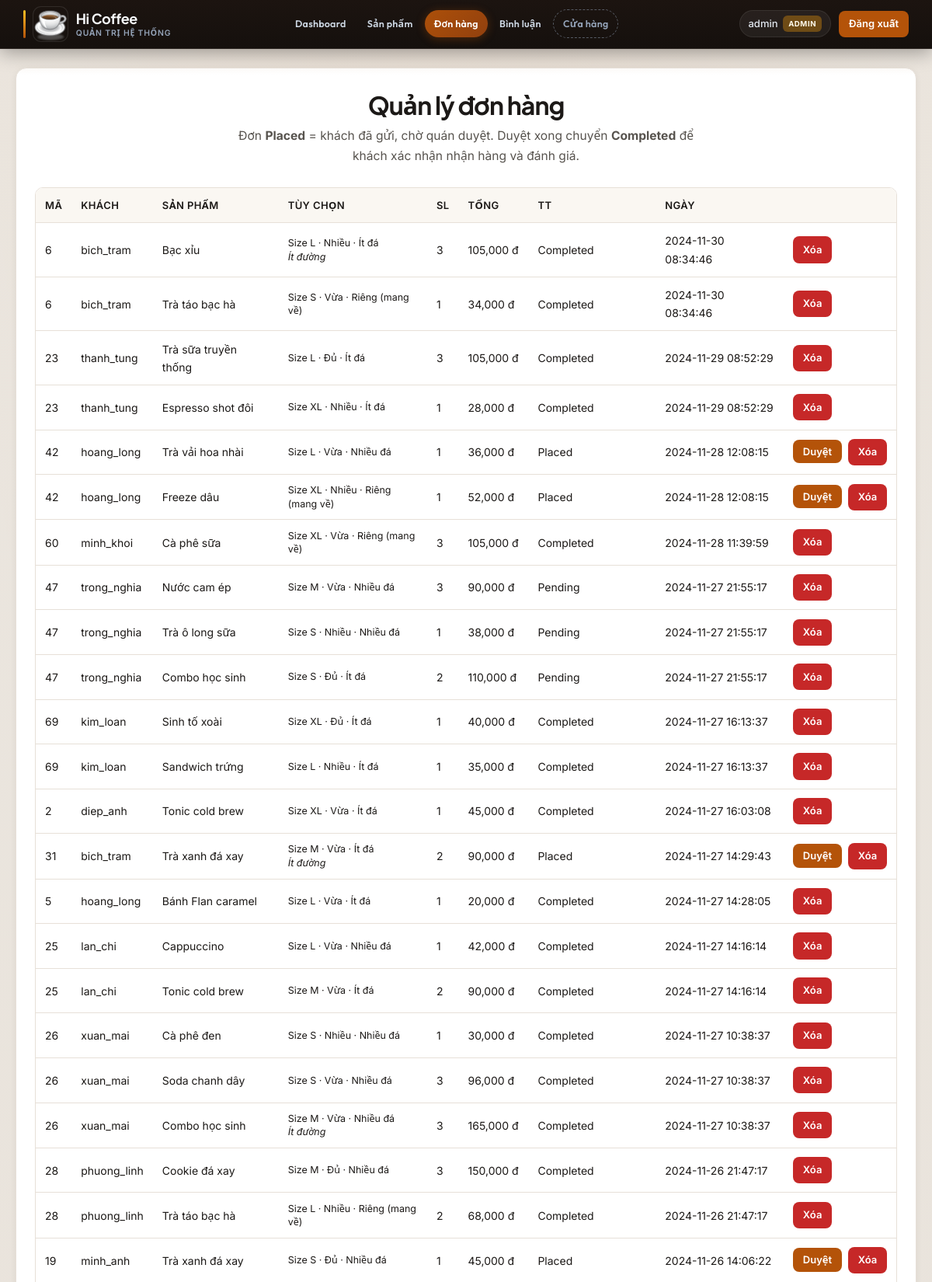
Page /admin/admin_orders.php (signed in, upper part) on the committed database.
### tables this page shows
CREATE TABLE `orders` (
  `id` int(11) NOT NULL AUTO_INCREMENT,
  `user_id` int(11) NOT NULL,
  `status` enum('Pending','Placed','Completed','Cancelled') NOT NULL DEFAULT 'Pending',
  `cancel_reason` text DEFAULT NULL,
  `created_at` timestamp NOT NULL DEFAULT current_timestamp(),
  `total_price` decimal(10,2) NOT NULL DEFAULT 0.00,
  PRIMARY KEY (`id`),
  KEY `idx_orders_user` (`user_id`),
  KEY `idx_orders_created` (`created_at`),
  CONSTRAINT `orders_ibfk_1` FOREIGN KEY (`user_id`) REFERENCES `users` (`id`) ON DELETE CASCADE
);

CREATE TABLE `users` (
  `id` int(11) NOT NULL AUTO_INCREMENT,
  `username` varchar(50) NOT NULL,
  `password` varchar(255) NOT NULL,
  `is_admin` tinyint(1) NOT NULL DEFAULT 0,
  `created_at` timestamp NOT NULL DEFAULT current_timestamp(),
  PRIMARY KEY (`id`),
  UNIQUE KEY `username` (`username`)
);

CREATE TABLE `products` (
  `id` int(11) NOT NULL AUTO_INCREMENT,
  `name` varchar(100) NOT NULL,
  `description` text NOT NULL,
  `category` varchar(80) NOT NULL DEFAULT 'Khác',
  `price` int(11) NOT NULL,
  `image` varchar(255) DEFAULT NULL,
  `created_at` timestamp NOT NULL DEFAULT current_timestamp(),
  `is_featured` tinyint(1) NOT NULL DEFAULT 0,
  PRIMARY KEY (`id`),
  KEY `idx_products_category` (`category`),
  KEY `idx_products_featured` (`is_featured`)
);

CREATE TABLE `order_items` (
  `id` int(11) NOT NULL AUTO_INCREMENT,
  `order_id` int(11) NOT NULL,
  `product_id` int(11) NOT NULL,
  `quantity` int(11) NOT NULL,
  `price` int(11) NOT NULL,
  `size` enum('S','M','L','XL') NOT NULL DEFAULT 'M',
  `sweetness` enum('vua','du','nhieu') NOT NULL DEFAULT 'vua',
  `ice_level` enum('it','nhieu','rieng') NOT NULL DEFAULT 'it',
  `item_note` varchar(500) DEFAULT NULL,
  `confirmed_received` tinyint(1) NOT NULL DEFAULT 0,
  PRIMARY KEY (`id`),
  KEY `idx_oi_order` (`order_id`),
  KEY `idx_oi_product` (`product_id`),
  CONSTRAINT `fk_order` FOREIGN KEY (`order_id`) REFERENCES `orders` (`id`) ON DELETE CASCADE,
  CONSTRAINT `order_items_ibfk_2` FOREIGN KEY (`product_id`) REFERENCES `products` (`id`)
);

### includes/schema_helper.php (called while the page is built, shortened)
<?php
function order_items_has_option_columns(PDO $conn): bool
{
    static $cache = null;
    try {
        $conn->query('SELECT `size`, `sweetness`, `ice_level`, `item_note` FROM order_items LIMIT 1');
        $cache = true;
    } catch (PDOException $e) {
        $cache = false;
    }
    return $cache;
}
function orders_has_cancel_reason(PDO $conn): bool
{
    static $cache = null;
    try {
        $conn->query('SELECT cancel_reason FROM orders LIMIT 1');
        $cache = true;
    } catch (PDOException $e) {
        $cache = false;
    }
    return $cache;
}

### includes/order_options.php (called while the page is built, shortened)
<?php
function order_sweetness_choices(): array
{
    return [
        'vua' => 'Vừa',
        'du' => 'Đủ',
        'nhieu' => 'Nhiều',
    ];
}
function order_ice_choices(): array
{
    return [
        'it' => 'Ít đá',
        'nhieu' => 'Nhiều đá',
        'rieng' => 'Riêng (mang về)',
    ];
}

### includes/paths.php (called while the page is built, shortened)
<?php
function app_url(string $path = ''): string
{
    $path = ltrim(str_replace('\\', '/', $path), '/');
    $b = HI_BASE_URL;
    if ($path === '') {
        return $b === '' ? '/' : $b . '/';
    }
    return ($b === '' ? '' : $b . '/') . $path;
}

### admin/admin_orders.php (the view, shortened to what this page needs)
<?php
require_once dirname(__DIR__) . '/includes/init.php';
require_once dirname(__DIR__) . '/includes/order_options.php';
require_once dirname(__DIR__) . '/includes/schema_helper.php';
$adminHasOpts = order_items_has_option_columns($conn);
$optCols = $adminHasOpts
    ? 'oi.size, oi.sweetness, oi.ice_level, oi.item_note,'
    : '';
$cancelSel = orders_has_cancel_reason($conn) ? 'o.cancel_reason,' : 'NULL AS cancel_reason,';
$sql_orders = "
    SELECT o.id AS order_id, u.username, p.name AS product_name, oi.quantity,
           {$optCols}
           (oi.quantity * oi.price) AS total_price, o.status, {$cancelSel} o.created_at
    FROM orders o
    JOIN users u ON o.user_id = u.id
    JOIN order_items oi ON o.id = oi.order_id
    JOIN products p ON oi.product_id = p.id
    ORDER BY o.created_at DESC
";
$orders = $conn->query($sql_orders)->fetchAll(PDO::FETCH_ASSOC);
require dirname(__DIR__) . '/includes/header.php';
?>
<main id="main-content" class="site-main site-main--admin" tabindex="-1">
<div id="main" class="content-panel" style="max-width:1180px;">
    <h1 class="page-title">Quản lý đơn hàng</h1>
    <p class="page-lead">Đơn <strong>Placed</strong> = khách đã gửi, chờ quán duyệt. Duyệt xong chuyển <strong>Completed</strong> để khách xác nhận nhận hàng và đánh giá.</p>
    <div class="data-table-wrap">
        <table class="data-table data-table--orders">
            <thead>
                <tr>
                    <th>Mã</th>
                    <th>Khách</th>
                    <th>Sản phẩm</th>
                    <th>Tùy chọn</th>
                    <th>SL</th>
                    <th>Tổng</th>
                    <th>TT</th>
                    <th>Ngày</th>
                    <th></th>
                </tr>
            </thead>
            <tbody>
                <?php foreach ($orders as $order): ?>
                    <tr>
                        <td><?= (int) $order['order_id'] ?></td>
                        <td><?= htmlspecialchars($order['username']) ?></td>
                        <td><?= htmlspecialchars($order['product_name']) ?></td>
                        <td class="data-table__opts">
                            <?php if ($adminHasOpts): ?>
                                Size <?= htmlspecialchars((string) ($order['size'] ?? '')) ?>
                                · <?= htmlspecialchars(order_sweetness_choices()[(string) ($order['sweetness'] ?? 'vua')] ?? (string) ($order['sweetness'] ?? '')) ?>
                                · <?= htmlspecialchars(order_ice_choices()[(string) ($order['ice_level'] ?? 'it')] ?? (string) ($order['ice_level'] ?? '')) ?>
                                <?php if (!empty($order['item_note'])): ?>
                                    <br><em><?= htmlspecialchars($order['item_note']) ?></em>
                                <?php endif; ?>
                            <?php else: ?>
                                —
                            <?php endif; ?>
                        </td>
                        <td><?= (int) $order['quantity'] ?></td>
                        <td><?= number_format((float) $order['total_price']) ?> đ</td>
                        <td>
                            <?= htmlspecialchars($order['status']) ?>
                        </td>
                        <td><?= htmlspecialchars($order['created_at']) ?></td>
                        <td class="data-table__actions">
                            <?php if ($order['status'] === 'Placed'): ?>
                                <form method="post" action="admin_order_action.php" class="inline-form" onsubmit="return confirm('Duyệt đơn này?');">
                                    <button type="submit" class="btn btn--sm">Duyệt</button>
                                </form>
                            <?php endif; ?>
                            <a href="<?= htmlspecialchars(app_url('admin/delete_order.php?order_id=' . (int) $order['order_id'])) ?>" class="btn btn--sm" style="background:#c62828;" onclick="return confirm('Xóa đơn?');">Xóa</a>
                        </td>
                    </tr>
                <?php endforeach; ?>
            </tbody>
        </table>
    </div>
</div>
</main>
<?php require dirname(__DIR__) . '/includes/footer.php'; ?>

### css/style.css (style rules this page uses)
*, *::before, *::after { box-sizing: border-box; }
:root { --color-page: #ebe6df; --color-page-accent: #e2d9cf; --color-surface: #ffffff; --color-surface-2: #faf7f2; --color-header: #1c1410; --color-header-border: rgba(255, 255, 255, 0.07); --color-ink: #1c1917; --color-ink-muted: #57534e; --color-border: #e7e0d8; --color-accent: #b45309; --color-accent-hover: #92400e; --color-accent-muted: rgba(180, 83, 9, 0.15); --color-cafe: #431407; --color-danger: #b91c1c; --color-danger-bg: #fef2f2; --font-sans: "Inter", system-ui, -apple-system, "Segoe UI", sans-serif; --font-display: "Plus Jakarta Sans", var(--font-sans); --font-nav: "Outfit", var(--font-sans); --header-light-bg: #fffcf8; --header-light-edge: rgba(28, 25, 23, 0.08); --radius: 10px; --radius-lg: 14px; --shadow-sm: 0 1px 2px rgba(15, 23, 42, 0.06); --shadow-md: 0 4px 16px rgba(15, 23, 42, 0.08); --shadow-card: 0 2px 8px rgba(15, 23, 42, 0.06), 0 1px 2px rgba(15, 23, 42, 0.04); --focus-ring: 0 0 0 3px rgba(180, 83, 9, 0.35); }
html { scroll-behavior: smooth; }
body { margin: 0; min-height: 100vh; font-family: var(--font-sans); font-size: 1rem; line-height: 1.65; color: var(--color-ink); background-color: var(--color-page); background-image: radial-gradient(ellipse 120% 80% at 50% -20%, rgba(180, 83, 9, 0.09), transparent 55%), linear-gradient(180deg, var(--color-page) 0%, var(--color-page-accent) 100%); background-attachment: fixed; -webkit-font-smoothing: antialiased; }
.site-main { flex: 1; padding: 2rem 1.25rem 2.5rem; }
.page-title { font-family: var(--font-display); font-size: clamp(1.5rem, 3.5vw, 2rem); font-weight: 700; color: var(--color-ink); text-align: center; margin: 0 0 0.5rem; letter-spacing: -0.03em; line-height: 1.2; }
.page-lead { text-align: center; color: var(--color-ink-muted); margin: 0 0 1.75rem; max-width: 38rem; margin-left: auto; margin-right: auto; font-size: 0.975rem; }
#main, .content-panel { max-width: 1080px; margin: 0 auto; background: var(--color-surface); border-radius: var(--radius-lg); padding: 1.75rem 1.5rem; border: 1px solid var(--color-border); box-shadow: var(--shadow-card); background-image: linear-gradient(180deg, rgba(255, 252, 248, 0.65) 0%, var(--color-surface) 0.5rem); }
.btn { display: inline-flex; align-items: center; justify-content: center; gap: 0.35rem; padding: 0.6rem 1.15rem; font-family: inherit; font-size: 0.875rem; font-weight: 600; text-decoration: none; border: none; border-radius: 8px; cursor: pointer; background: var(--color-accent); color: #fff; transition: background 0.15s, transform 0.1s; }
.btn--sm { padding: 0.4rem 0.8rem; font-size: 0.8125rem; }
.data-table-wrap { overflow-x: auto; margin: 1rem 0; border-radius: var(--radius); border: 1px solid var(--color-border); }
table.data-table { width: 100%; border-collapse: collapse; font-size: 0.875rem; background: var(--color-surface); }
.data-table th, .data-table td { padding: 0.7rem 0.75rem; text-align: left; border-bottom: 1px solid var(--color-border); }
.data-table th { background: var(--color-surface-2); font-weight: 600; color: var(--color-ink); font-size: 0.8125rem; text-transform: uppercase; letter-spacing: 0.03em; }
.site-main--admin { padding-top: 1.5rem; }
.inline-form { display: inline; }
.data-table__opts { font-size: 0.78rem; max-width: 12rem; white-space: normal; line-height: 1.4; }
.data-table__actions { white-space: nowrap; }
.data-table__actions .inline-form { display: inline-block; margin-right: 0.25rem; }

### rows in the picture
orders: id "6", user.username "bich_tram", products.name "Bạc xỉu", order_items.size "L", order_items.sweetness "Nhiều", order_items.ice_level "Ít đá", order_items.item_note "Ít đường", order_items.quantity "3", total_price "105,000", status "Completed", created_at "2024-11-30 08:34:46", products.name "Trà táo bạc hà", order_items.size "S", order_items.sweetness "Vừa", order_items.ice_level "Riêng (mang về)", order_items.quantity "1", total_price "34,000"
orders: id "23", user.username "thanh_tung", products.name "Trà sữa truyền thống", order_items.size "L", order_items.sweetness "Đủ", order_items.ice_level "Ít đá", order_items.quantity "3", total_price "105,000", status "Completed", created_at "2024-11-29 08:52:29", products.name "Espresso shot đôi", order_items.size "XL", order_items.sweetness "Nhiều", order_items.quantity "1", total_price "28,000"
orders: id "42", user.username "hoang_long", products.name "Trà vải hoa nhài", order_items.size "L", order_items.sweetness "Vừa", order_items.ice_level "Nhiều đá", order_items.quantity "1", total_price "36,000", status "Placed", created_at "2024-11-28 12:08:15", products.name "Freeze dâu", order_items.size "XL", order_items.sweetness "Nhiều", order_items.ice_level "Riêng (mang về)", total_price "52,000"
orders: id "60", user.username "minh_khoi", products.name "Cà phê sữa", order_items.size "XL", order_items.sweetness "Vừa", order_items.ice_level "Riêng (mang về)", order_items.quantity "3", total_price "105,000", status "Completed", created_at "2024-11-28 11:39:59"
orders: id "47", user.username "trong_nghia", products.name "Nước cam ép", order_items.size "M", order_items.sweetness "Vừa", order_items.ice_level "Nhiều đá", order_items.quantity "3", total_price "90,000", status "Pending", created_at "2024-11-27 21:55:17", products.name "Trà ô long sữa", order_items.size "S", order_items.sweetness "Nhiều", order_items.quantity "1", total_price "38,000", products.name "Combo học sinh", order_items.sweetness "Đủ", order_items.ice_level "Ít đá", order_items.quantity "2", total_price "110,000"
orders: id "69", user.username "kim_loan", products.name "Sinh tố xoài", order_items.size "XL", order_items.sweetness "Đủ", order_items.ice_level "Ít đá", order_items.quantity "1", total_price "40,000", status "Completed", created_at "2024-11-27 16:13:37", products.name "Sandwich trứng", order_items.size "L", order_items.sweetness "Nhiều", total_price "35,000"
orders: id "2", user.username "diep_anh", products.name "Tonic cold brew", order_items.size "XL", order_items.sweetness "Vừa", order_items.ice_level "Ít đá", order_items.quantity "1", total_price "45,000", status "Completed", created_at "2024-11-27 16:03:08"
orders: id "31", user.username "bich_tram", products.name "Trà xanh đá xay", order_items.size "M", order_items.sweetness "Vừa", order_items.ice_level "Ít đá", order_items.item_note "Ít đường", order_items.quantity "2", total_price "90,000", status "Placed", created_at "2024-11-27 14:29:43"
orders: id "5", user.username "hoang_long", products.name "Bánh Flan caramel", order_items.size "L", order_items.sweetness "Vừa", order_items.ice_level "Ít đá", order_items.quantity "1", total_price "20,000", status "Completed", created_at "2024-11-27 14:28:05"
orders: id "25", user.username "lan_chi", products.name "Cappuccino", order_items.size "L", order_items.sweetness "Vừa", order_items.ice_level "Nhiều đá", order_items.quantity "1", total_price "42,000", status "Completed", created_at "2024-11-27 14:16:14", products.name "Tonic cold brew", order_items.size "M", order_items.ice_level "Ít đá", order_items.quantity "2", total_price "90,000"
orders: id "26", user.username "xuan_mai", products.name "Cà phê đen", order_items.size "S", order_items.sweetness "Nhiều", order_items.ice_level "Nhiều đá", order_items.quantity "1", total_price "30,000", status "Completed", created_at "2024-11-27 10:38:37", products.name "Soda chanh dây", order_items.sweetness "Vừa", order_items.quantity "3", total_price "96,000", products.name "Combo học sinh", order_items.size "M", order_items.item_note "Ít đường", total_price "165,000"
orders: id "28", user.username "phuong_linh", products.name "Cookie đá xay", order_items.size "M", order_items.sweetness "Đủ", order_items.ice_level "Nhiều đá", order_items.quantity "3", total_price "150,000", status "Completed", created_at "2024-11-26 21:47:17", products.name "Trà táo bạc hà", order_items.size "L", order_items.sweetness "Nhiều", order_items.ice_level "Riêng (mang về)", order_items.quantity "2", total_price "68,000"
orders: id "19", user.username "minh_anh", products.name "Trà xanh đá xay", order_items.size "S", order_items.sweetness "Đủ", order_items.ice_level "Nhiều đá", order_items.quantity "1", total_price "45,000", status "Placed", created_at "2024-11-26 14:06:22"

### other values in the picture
$_SESSION['username'] "admin"
